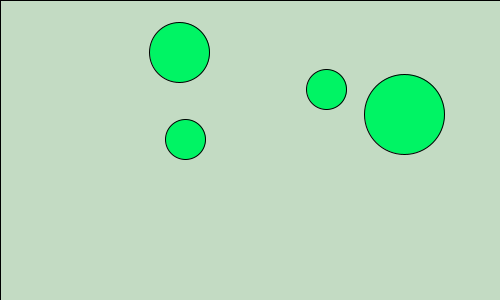
Frame 1 (no input)
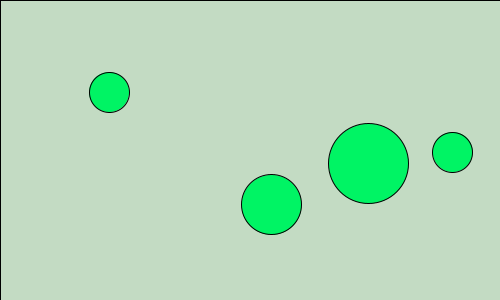
Frame 60 (the mouse pressed at the canvas centre just before this capture)
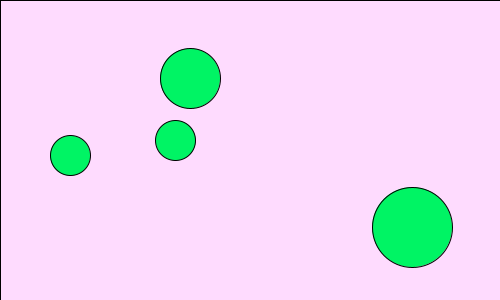
Frame 120 (the mouse held since frame 60 and released just before this capture)

The Processing sketch that drew these frames (run headless with seeded random() and noise(); from frame 60 on, the mouse is pressed at the canvas centre):

// Processing sketch: processing_67112
// ── processing_67112.pde

int ballNum = 4;

float ballY[]= new float[ballNum];
float ballX[]= new float[ballNum];
float ballR[] = new float[ballNum];

float dx[] = new float[ballNum];
float dy[] = new float[ballNum];

float gravity[]  = new float[ballNum];

void setup() {

  size(500, 300);
  for (int i = 0; i < ballNum; i++) {
    ballR[0] = 20;
    ballR[1] = 40;
    ballR[2] = 30;
    ballR[3] = 20;

    ballX[i] = random(ballR[i], width-ballR[i]);
    ballY[i] = random(ballR[i], height-ballR[i]);

    dx[i] = random(10);
    dy[i] = random(8);

    ellipseMode(RADIUS);
    gravity[0] = .4;
    gravity[1] = .2;
    gravity[2] = .3;
    gravity[3] = .5;
  }
}

void draw()
{
  background(255);
  fill(mouseX, 100, mouseX, 60);
  rect(0, 0, width, height);
  drawBall();
}
void drawBall() {
  fill(255, 0, mouseX);

  for (int i = 0; i < ballNum; i++) {
    //start position      
    ballX[i] = ballX[i] + dx[i];
    ballY[i] = ballY[i] + dy[i];
    dy[i] = dy[i] + gravity[i];

    if (ballX[i]>width-ballR[i]|| ballX[i]< ballR[i]) {
      dx[i] = dx[i]*-0.95;
    }
    if (ballY[i]>height - ballR[i] || ballY[i]< ballR[i]) {
      dy[i] = dy[i]*-0.95;
    }
    for (int j = 0; j< ballNum; j++) {

      if (dist(ballX[i], ballY[i], ballX[j], ballY[j]) <= (ballR[i]+ballR[j])) {
        dx[i] *= -1;
        dy[i] *= -1;
        dx[j] *= -1;
        dy[j] *= -1;
      }
    }
    fill(0, 244, 100);
    ellipse(ballX[i], ballY[i], ballR[i], ballR[i]);
  }
}
